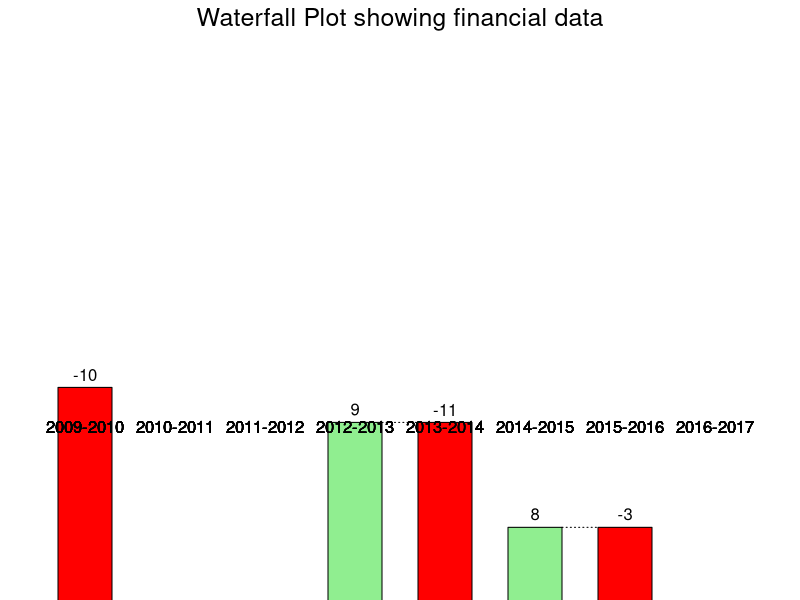
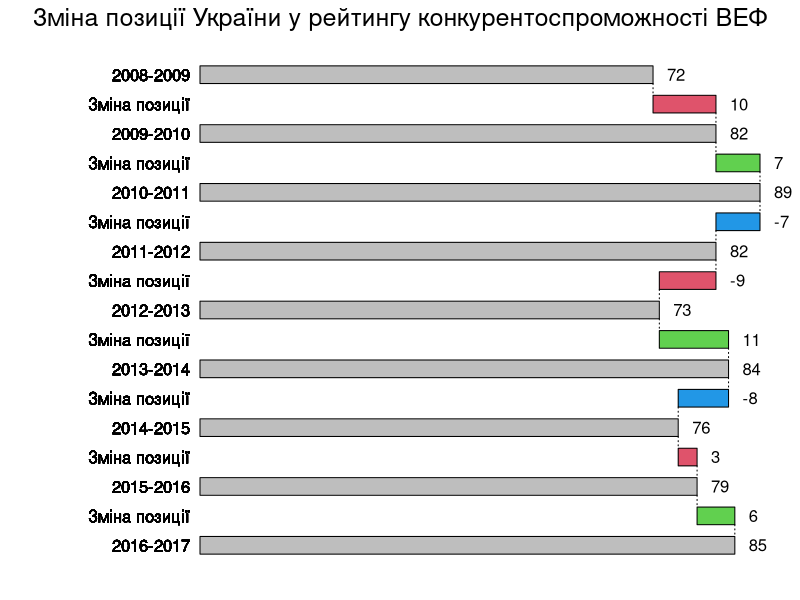

Reproduce these figures in R, in order.
library(plotrix)

staircase.plot

value <- c(-10,-7,7,9,-11,8,-3,-6)
labels <- c("2009-2010",	"2010-2011",	"2011-2012",	"2012-2013",	"2013-2014",	"2014-2015",	"2015-2016",	"2016-2017")
sales <- data.frame(value, labels)

staircase.plot(sales$value, totals= c(F,F,F,F,F,F,F,F), labels = 
                 sales$labels, total.col = c("lightgreen"),
               inc.col = c("red","red","lightgreen","lightgreen","red","lightgreen","red","red"),main ="Waterfall Plot showing financial data")


sample_size<-c(72,10,82,7,89,-7,82,-9,73,11,84,-8,76,3,79,6,85)
totals<-c(TRUE,FALSE,TRUE,FALSE,TRUE,FALSE,TRUE,F,T,F,T,F,T,F,T,F,T)
labels<-c("2008-2009","Зміна позиції", "2009-2010",	"Зміна позиції","2010-2011","Зміна позиції",	"2011-2012","Зміна позиції",	"2012-2013","Зміна позиції",	"2013-2014","Зміна позиції",	"2014-2015","Зміна позиції",	"2015-2016","Зміна позиції",	"2016-2017")
staircase.plot(sample_size,totals,labels,main="Зміна позиції України у рейтингу конкурентоспроможності ВЕФ",
               total.col="gray",bg.col="white",inc.col=2:4,direction="s")
font.lab="Helvetica"

#eeeebb

font=list(face="italic")

.define.fonts <- function () {
  quartzFonts(helvetica = c("Helvetica Neue Light", "Helvetica Neue Bold", "Helvetica Neue Light Italic", 
                                                                  "Helvetica Neue Bold Italic"))
}